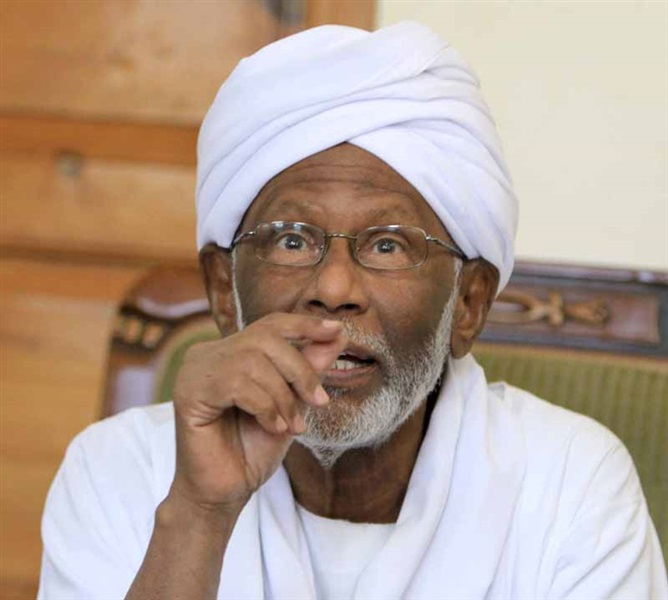
#> input picture cnn_web/cnn/data/Class A/Hassan altrabi/152.jpg, 668 x 600 px
$ python -i utils.py   (imports and definitions only)   (older library calls are emulated)
#> lines starting #> are read from the running program, lines starting #| are printed output that depends on the picture; after the words box and inside, x2 and y2 are one past the last pixel; in counts of white or black regions, pixels touching at a corner belong together
#> further down, picture is the input picture: shape (600, 668, 3); mean B, G, R 145.7, 159.4, 179.4
import boto3
import cv2
import io
import matplotlib.pyplot as plt
import numpy as np
import pandas as pd

import os,sys,inspect
currentdir = os.path.dirname(os.path.abspath(inspect.getfile(inspect.currentframe())))
parentdir = os.path.dirname(currentdir)


def remove_background(img, blur=21, canny_thresh_1=10, canny_thresh_2=100,
                      mask_dilate_iter=10, mask_erode_iter=10, mask_color=(0.0,0.0,1.0)):
    """
    img: RGB image (numpy array) for which we want to remove the background
    """
#> called with blur = 21, canny_thresh_1 = 10, canny_thresh_2 = 100, mask_dilate_iter = 10, mask_erode_iter = 10, mask_color = (0, 0, 1)

    gray = cv2.cvtColor(img,cv2.COLOR_BGR2GRAY)
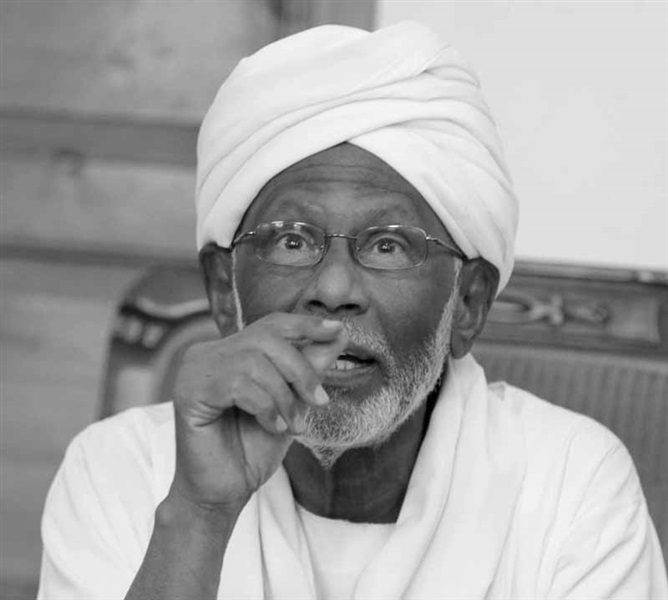
#> gray: shape (600, 668); min 0, max 253, mean 163.8

    #-- Edge detection -------------------------------------------------------------------
    edges = cv2.Canny(gray, canny_thresh_1, canny_thresh_2)
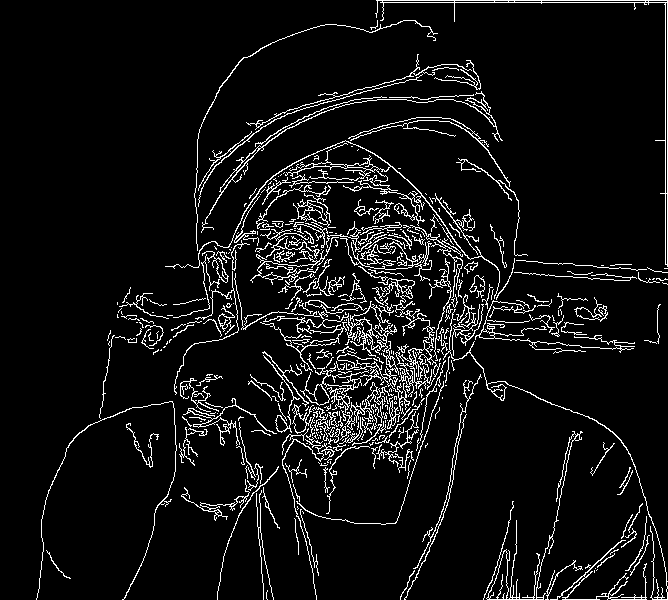
#> edges: shape (600, 668); 7% white in thin lines or dots
    edges = cv2.dilate(edges, None)
#> edges: shape (600, 668); 21% white; 6 white regions, box (x1, y1, x2, y2) and area: (35, 0, 668, 600) 82728, (125, 422, 160, 469) 456, (573, 296, 609, 323) 451, (489, 223, 508, 269) 248, (589, 441, 616, 477) 229, (643, 303, 662, 345) 193
    edges = cv2.erode(edges, None)
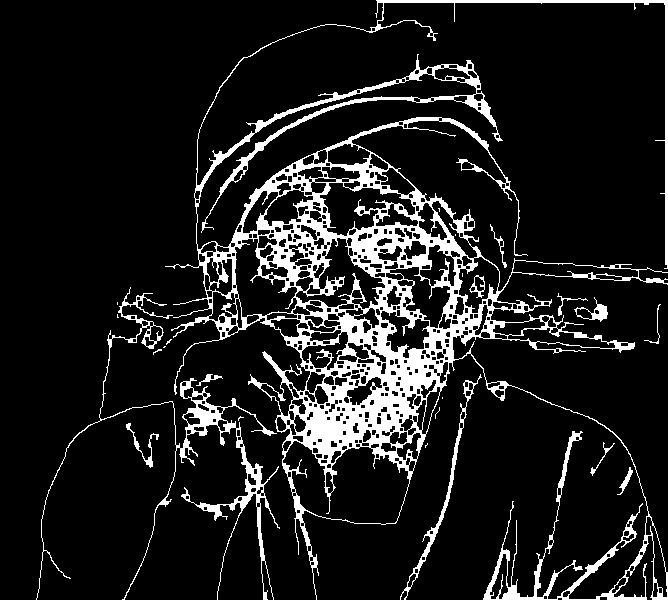
#> edges: shape (600, 668); 11.9% white; 24 white regions (12 under 20 px)

    #-- Find contours in edges, sort by area ---------------------------------------------
    contour_info = []
    _, contours, _ = cv2.findContours(edges, cv2.RETR_LIST, cv2.CHAIN_APPROX_NONE)
#> contours = 587 contours, 230 with area under 20; largest, box (x1, y1, x2, y2) and area: (165, 0, 668, 600) 81575, (282, 440, 410, 525) 7025, (36, 287, 280, 600) 3568, (234, 238, 298, 318) 2766, (319, 182, 416, 237) 2568
    for c in contours:
        contour_info.append((
            c,
            cv2.isContourConvex(c),
            cv2.contourArea(c),
        ))
#> after the loop, contour_info = 587 items
    contour_info = sorted(contour_info, key=lambda c: c[2], reverse=True)

    mask = np.zeros(edges.shape)
    for c in contour_info:
        cv2.fillConvexPoly(mask, c[0], (255))
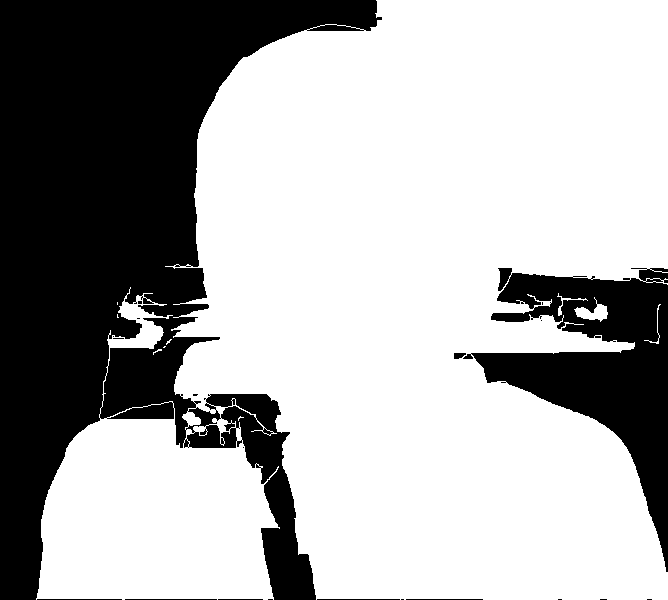
#> mask: shape (600, 668) float64; 67.4% white; 21 black regions (13 under 20 px), largest, box (x1, y1, x2, y2) and area: (0, 0, 382, 600) 107128, (463, 268, 668, 572) 22936, (125, 599, 217, 600) 92

    #-- Smooth mask, then blur it --------------------------------------------------------
    mask = cv2.dilate(mask, None, iterations=mask_dilate_iter)
#> mask: shape (600, 668) float64; 77.2% white; 10 black regions (4 under 20 px), largest, box (x1, y1, x2, y2) and area: (0, 0, 366, 600) 79227, (495, 353, 668, 524) 8470, (116, 358, 167, 399) 1559, (607, 291, 653, 332) 1189, (274, 539, 305, 600) 977, (256, 444, 272, 456) 119
    mask = cv2.erode(mask, None, iterations=mask_erode_iter)
#> mask: shape (600, 668) float64; 71% white; 7 black regions, largest, box (x1, y1, x2, y2) and area: (0, 0, 376, 600) 93746, (485, 343, 668, 534) 13890, (597, 281, 663, 342) 3429
    mask = cv2.GaussianBlur(mask, (blur, blur), 0)
    mask_stack = np.dstack([mask]*3)    # Create 3-channel alpha mask

    #-- Blend masked img into MASK_COLOR background --------------------------------------
    mask_stack  = mask_stack.astype('float32') / 255.0          # Use float matrices,
    img         = img.astype('float32') / 255.0                 #  for easy blending

    masked = (mask_stack * img) + ((1-mask_stack) * mask_color) # Blend
    masked = (masked * 255).astype('uint8')                     # Convert back to 8-bit

    # split image into channels
    c_red, c_green, c_blue = cv2.split(img)

    #replace background with white color when mask == 1
    mask_normalized = mask.astype('float32') / 255.0
    c_red[mask_normalized<0.01]=1
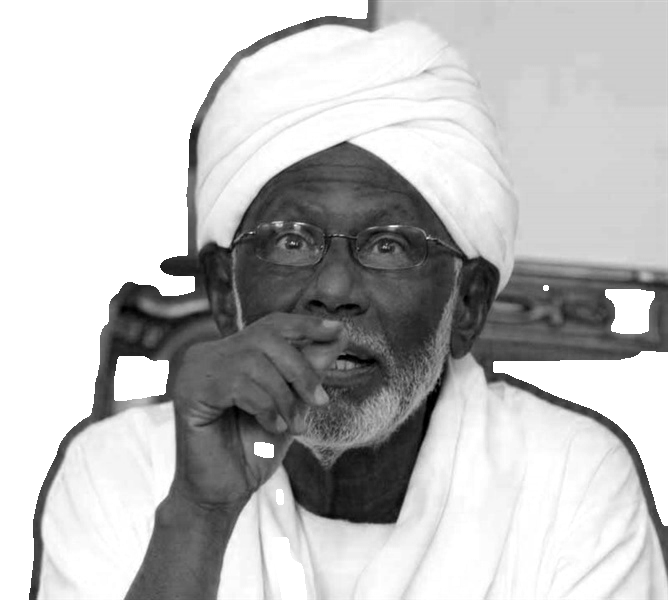
#> c_red: shape (600, 668) float32; min 0, max 1, mean 0.739
    c_green[mask_normalized<0.01]=1
    c_blue[mask_normalized<0.01]=1
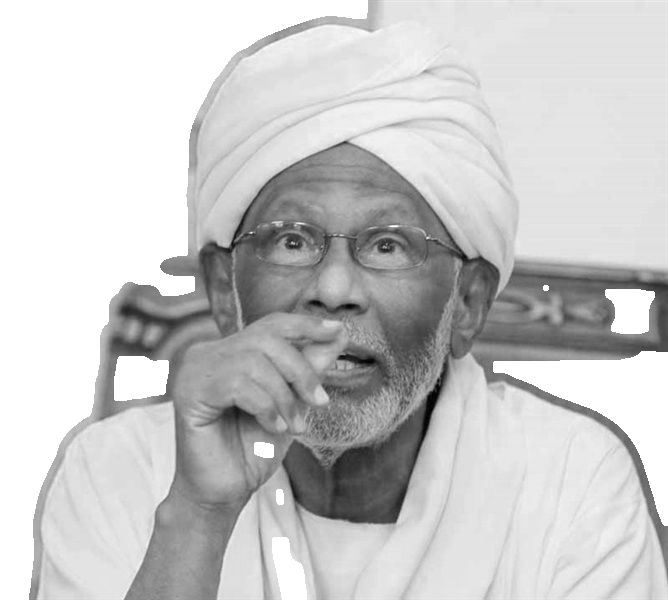
#> c_blue: shape (600, 668) float32; min 0.00392, max 1, mean 0.786

    return cv2.merge((c_red, c_green, c_blue))
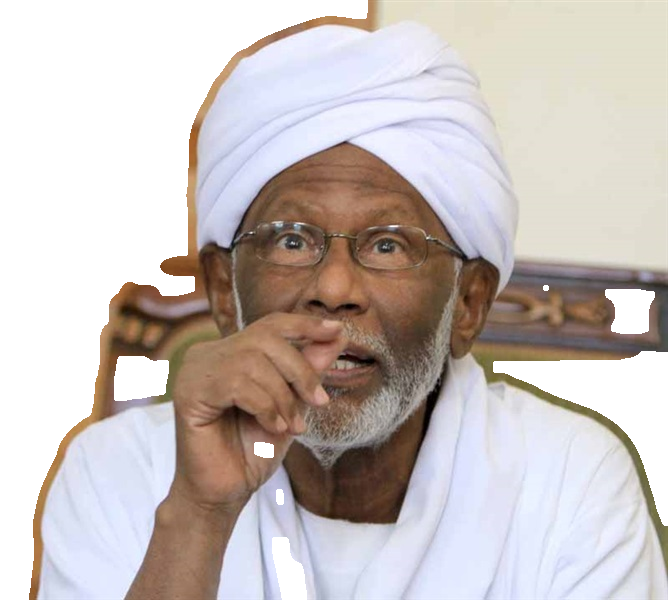
#> returned value: shape (600, 668, 3) float32; mean of channels 0, 1, 2 0.739, 0.75, 0.785; drawn as B, G, R

>>> import cv2
>>> picture = cv2.imread('../data/Class A/Hassan altrabi/152.jpg')
>>> result = remove_background(picture)

$ run again, on cnn_web/cnn/data/Class A/Hassan altrabi/óδ¬∩Θ_1.jpeg
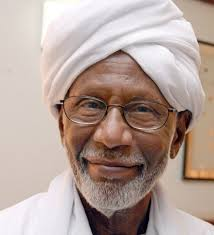
#> input picture cnn_web/cnn/data/Class A/Hassan altrabi/óδ¬∩Θ_1.jpeg, 214 x 235 px
#> picture is the input picture: shape (235, 214, 3); mean B, G, R 154.7, 162.2, 180.8
#> in remove_background, `edges = cv2.erode(edges, None)`:
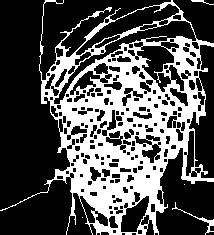
#> edges: shape (235, 214); 32.5% white; 5 white regions (2 under 20 px)
#> contours = 236 contours, 79 with area under 20; largest, box (x1, y1, x2, y2) and area: (0, 0, 214, 235) 26412, (53, 20, 197, 105) 1614, (75, 3, 180, 56) 1394, (136, 45, 175, 93) 954, (120, 195, 150, 233) 612
#> the loop in remove_background, `for c in contours:` made 236 passes
#> c on passes 4, 28: [[82, 217]], [[184, 184]]
#> after the loop in remove_background, `for c in contours:`: contour_info = 236 items
#> in remove_background, `return cv2.merge((c_red, c_green, c_blue))`:
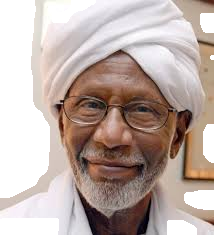
#> returned value: shape (235, 214, 3) float32; mean of channels 0, 1, 2 0.652, 0.676, 0.74; drawn as B, G, R
